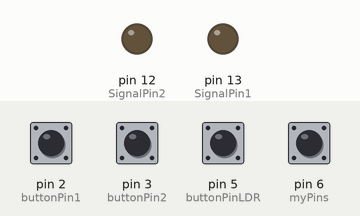
This sketch was run on a simulated Arduino Uno, built with avr-gcc and run on an emulated ATmega328P. Parts: output pins drawn as LEDs (lit = HIGH). The inputs (shaded band) are chosen by the test bench; at power-on: pin 2 (buttonPin1), pin 3 (buttonPin2), pin 5 (buttonPinLDR), pin 6 (myPins) HIGH.

Above: at 4.8 s.
4.9 s: pin 2 (buttonPin1) pulled LOW for 0.15 s
At 6.1 s:
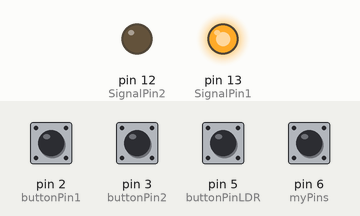
6.5 s: pin 2 (buttonPin1) pulled LOW for 1 s
At 7.5 s:
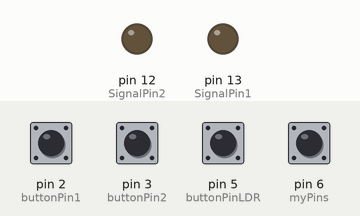
Timing chart, 0 to 9.5 s (numbered marks = the images above; inputs shaded):
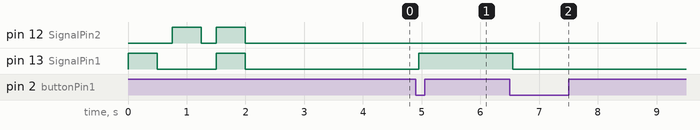

The sketch:

LightProject.ino
```cpp
/*Pines de entrada por cada boton*/
const int buttonPin1 = 2;
const int buttonPin2 = 3;
const int buttonPinLDR = 5;
const int LDRSensor = 6;

const int buttonCount = 4;
int myPins[buttonCount]= {buttonPin1,buttonPin2,buttonPinLDR,LDRSensor}; /*Caution, actualmente el LDR enviara positivo a diferencia de los demas botones */

/* Salida de señal a nuestro relay e led indicando el status */
const int SignalPin1 = 13;
const int SignalPin2 = 12;


// Variables will change:
int buttonPressed;
int lastbuttonPressed;             // the current reading from the input pin

int Pin1State = LOW;
int Pin2State = LOW;

bool LDRActive = false;
int buttonState;             // the current reading from the input pin

int LDRSensorState = LOW;
int lastButtonState = LOW;   // the previous reading from the input pin
unsigned long lastDebounceTime = 0;  // the last time the output pin was toggled
unsigned long LDRStartTime = 0;  // the last time the output pin was toggled
unsigned long LDREndTime = 0;  // the last time the output pin was toggled

unsigned long debounceDelay = 50;    // the debounce time; increase if the output flickers
int LDRONDelay = 5 ;
int LDROnTime = 5;

void setup() {
/*Recorremos con el array de los botones de entrada y los inicializamos*/
for(int i = 0; i < buttonCount;i++){
 pinMode(myPins[i], INPUT_PULLUP);
 }

//pinMode(LDRSensor, INPUT_PULLUP);
  pinMode(SignalPin1, OUTPUT);
  pinMode(SignalPin2, OUTPUT);
  Serial.begin(9600);
  InitialTest();

}
void loop() {

 int reading;
/*Recorremos todos los bonotes de entrada para ver cual se preciono*/

    for(int i = 0; i < buttonCount;i++){
        reading = digitalRead(myPins[i]);
         if (reading == LOW){
               buttonPressed = myPins[i];
               i = buttonCount;// esto es para hacer el exit
             }
        }

if (LDRActive = true && lastButtonState == LOW) LDRActive = false;


     if (reading != lastButtonState || buttonPressed != lastbuttonPressed ) {
        lastDebounceTime = millis(); // Si hay una variacion se reinicia contador para debounce
      //  Serial.println(buttonPressed);
        }


     if ((millis() - lastDebounceTime) > debounceDelay) {   // Si ya paso el tiempo de debounce, se toma valor actual del boton presionado


         if (LDRActive && buttonPressed == LDRSensor) {

                 if (reading != LDRSensorState){
                     LDRSensorState = reading; // Cambio el estado del sensor LDR
                     if (LDRSensorState == LOW){ // Se activo el ldr por la noche
                          Serial.println("NIGTH") ;
                          LDRStartTime = millis() + (LDRONDelay  * 1000) ;
                          LDREndTime = LDRStartTime + (LDRONDelay  * 1000) ;
                     }
                   else{
                       Serial.println("DAY") ;
                       LDRStartTime = 0;
                      }

                 }
Serial.println((String)LDRStartTime + "/" + (String) millis() ) ;

                 if(LDRStartTime>0 && ( millis()> LDRStartTime  &&  millis() < LDREndTime   ) ){
                //  Serial.println("On");
                    Pin1State = HIGH;
                 }
                 else{
                    // Serial.println("Off");
                     Pin1State = LOW;
                 }

             }


              else
        {
           if (reading != buttonState) { // ha cambiado el estado del boton a el último estado esto sera para todo excepto el sensor ldr
                 buttonState = reading;

                 if(buttonState == LOW){
                  if (buttonPressed == buttonPin1  ) { // Button 1 Pushed
                     Pin1State = !Pin1State;
                     LDRActive =false;
                  }
                  else
                  if (buttonPressed == buttonPin2  )  { // Button 2 Pushed
                     Pin2State = !Pin2State;
                     LDRActive =false;
                   }
                  else
                  if (buttonPressed == buttonPinLDR  )  { // LDR Button pushed -> LDR flag activation
                    LDRActive = !LDRActive;
                    Pin1State = LOW;
                    Pin2State = LOW;
                    if (LDRActive)
                    Serial.println("LDR Activated") ;
                    else
                    Serial.println("LDR Deactivated") ;
                  }
                  else
                  if (LDRActive && buttonPressed == LDRSensor )  { // Señal del sensor LDR
                  }
                }

            }


        }


     }

digitalWrite(SignalPin1, Pin1State);
digitalWrite(SignalPin2, Pin2State);

lastButtonState = reading;
lastbuttonPressed = buttonPressed;


}


void InitialTest(){
  digitalWrite(SignalPin1, HIGH);
  delay(500);
  digitalWrite(SignalPin1, LOW);
  delay(250);
  digitalWrite(SignalPin2, HIGH);
  delay(500);
  digitalWrite(SignalPin2, LOW);
  delay(250);
  digitalWrite(SignalPin1, HIGH);
  digitalWrite(SignalPin2, HIGH);
  delay(500);
  digitalWrite(SignalPin1, LOW);
  digitalWrite(SignalPin2, LOW);
  }
```

Measured:
- after the input at 4.9 s, pin 13 (SignalPin1): LOW → HIGH after 0.05 s
- after the input at 6.5 s, pin 13 (SignalPin1): HIGH → LOW after 0.05 s
